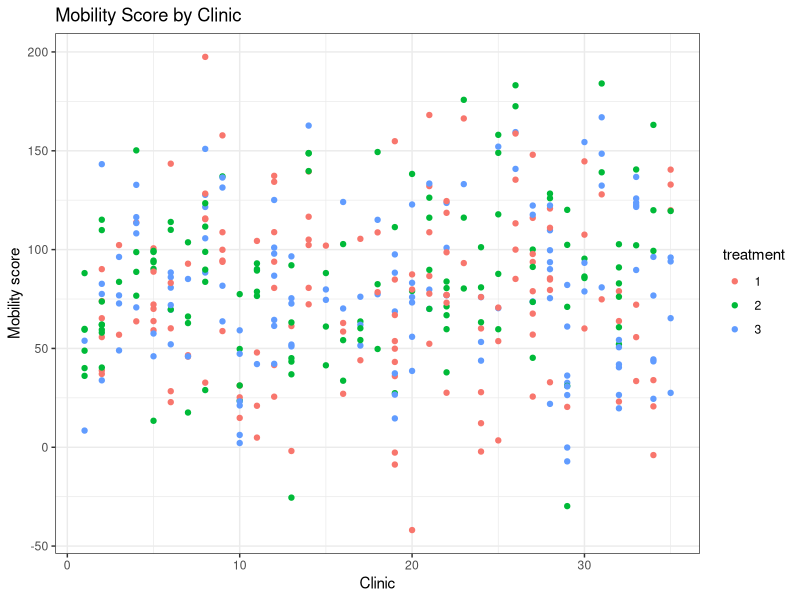
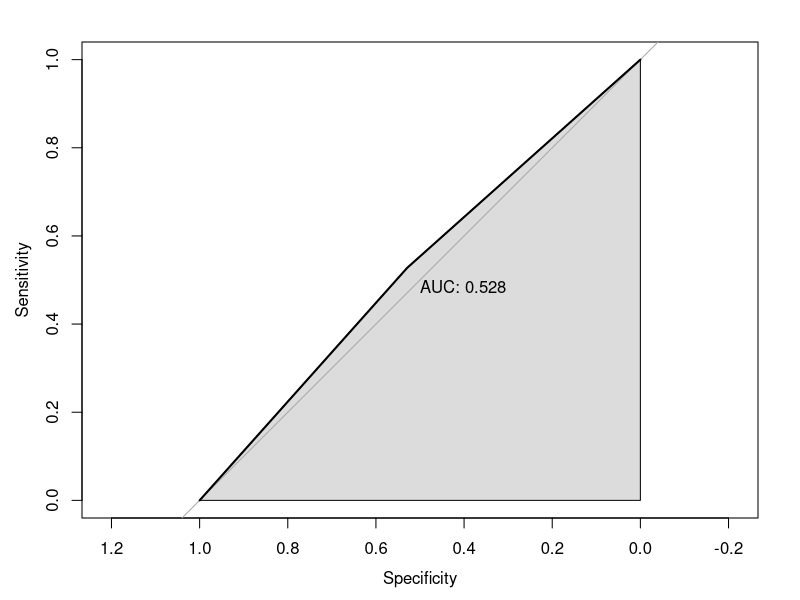
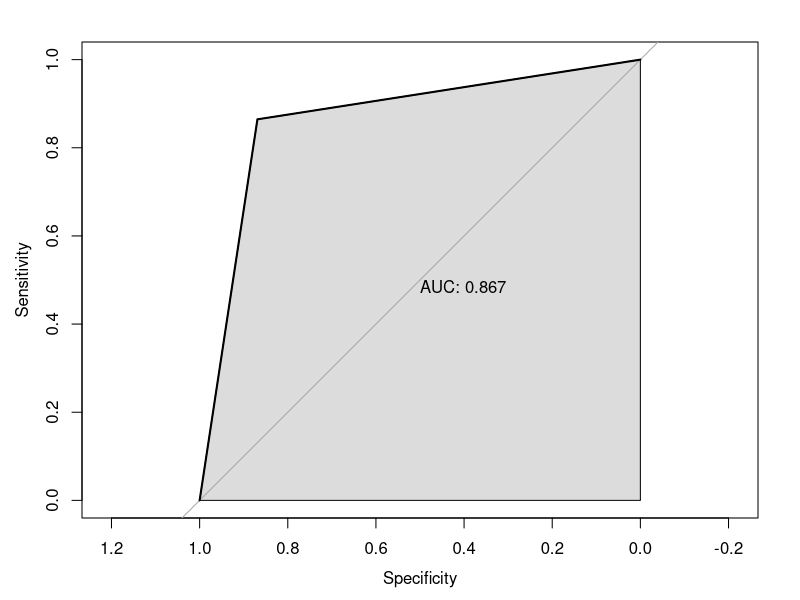

Here is the R script that generated these plots, in order:
## ---- chunk 1
library(knitr)
#install the tidyverse library (do this once)
#install.packages("tidyverse")
library(tidyverse)
knitr::opts_chunk$set(echo = FALSE, message = FALSE, warning = FALSE, fig.width = 8, fig.height = 4, tidy = TRUE)
## ---- chunk 2
#code for prob2a
library(readr)
mobility <- read_csv("mobility.csv")

mobility$treatment = as.factor(mobility$treatment)
##create the plot: 
library(ggplot2)

ggplot() + 
  theme_bw() +
  geom_point(aes(
    x = clinic,
    y = mobility_change, 
    color = treatment),
    data = mobility) + 
xlab("Clinic") + 
ylab("Mobility score") +
ggtitle("Mobility Score by Clinic")


## ---- chunk 3
#code for prob2b
##anova and pairwise comparisons
library(emmeans)
model1 <- lm(mobility_change ~ treatment, data = mobility)
anova(model1)
lsmeans(model1, pairwise ~"treatment")
## ---- chunk 4
#code for prob2c

##Getting the packages
install.packages("lme4")
library(lme4)
install.packages("lmerTest")
library("lmerTest")
install.packages("pbkrtest")
library(pbkrtest)
library(emmeans)
##fitting the model
model2 <- lmer(mobility_change ~ treatment + (1|clinic), data = mobility)
summary(model2)
#ANOVA table
anova(model2)
##Pairwise comparisons
lsmeans(model2, pairwise ~ "treatment")

## ---- chunk 5
#code for prob2d
model3 <- lmer(mobility_change ~ treatment + (treatment|clinic), data = mobility)
summary(model3)
anova(model3)

## ---- chunk 6
#code for prob2e

## ---- chunk 7
#code for prob4a

##import the dataset
library(readr)
spelling <- read_csv("spelling.csv")
##
mean(spelling$age)
sd(spelling$age)
## ---- chunk 8
#code for prob4b
install.packages("pROC")
library(pROC)
install.packages("caret")
library(caret)
##create the model
model4 <- glm(correct ~ word_type, data = spelling)
summary(model4)

##create the plot
model4_predict <- predict(model4, type = "response")
model_classify <- ifelse(model4_predict>0.5,1,0)
Model4_ROC <- roc(spelling$correct,model_classify,plot=TRUE,auc.polygon=TRUE,print.auc=TRUE, show.thresh=TRUE) 

confusionMatrix(factor(model_classify),
                factor(spelling$correct), positive = "1")
## ---- chunk 9
#code for prob4c
library(lme4)
spelling$subject <- as.factor(spelling$subject)
model5 <- glmer(correct ~ word_type + (1|subject), data = spelling, family = "binomial")
summary(model5)
## ---- chunk 10
#code for prob4d

## ---- chunk 11
#code for prob4e
library(lme4)
model6 <- glmer(correct ~ word_type + age + order + letterwrite + (1|subject), data = spelling, family = "binomial")
summary(model6)
## ---- chunk 12
#code for prob4g
model6 <- glmer(correct ~ word_type + age + order + letterwrite + (1|subject), data = spelling, family = "binomial")

model6_predict <- predict(model6, type = "response")
model6_classify <- ifelse(model6_predict>0.5,1,0)
Model6_ROC <- roc(spelling$correct,model6_classify,plot=TRUE,auc.polygon=TRUE,print.auc=TRUE, show.thresh=TRUE)

install.packages("caret")
library(caret)

confusionMatrix(factor(model6_classify),
                factor(spelling$correct), positive = "1")
## ---- chunk 13
#code for prob4h
model7 <- glmer(correct ~ word_type + age + order + letterwrite + (age|subject), data = spelling, family = "binomial")
summary(model7)
